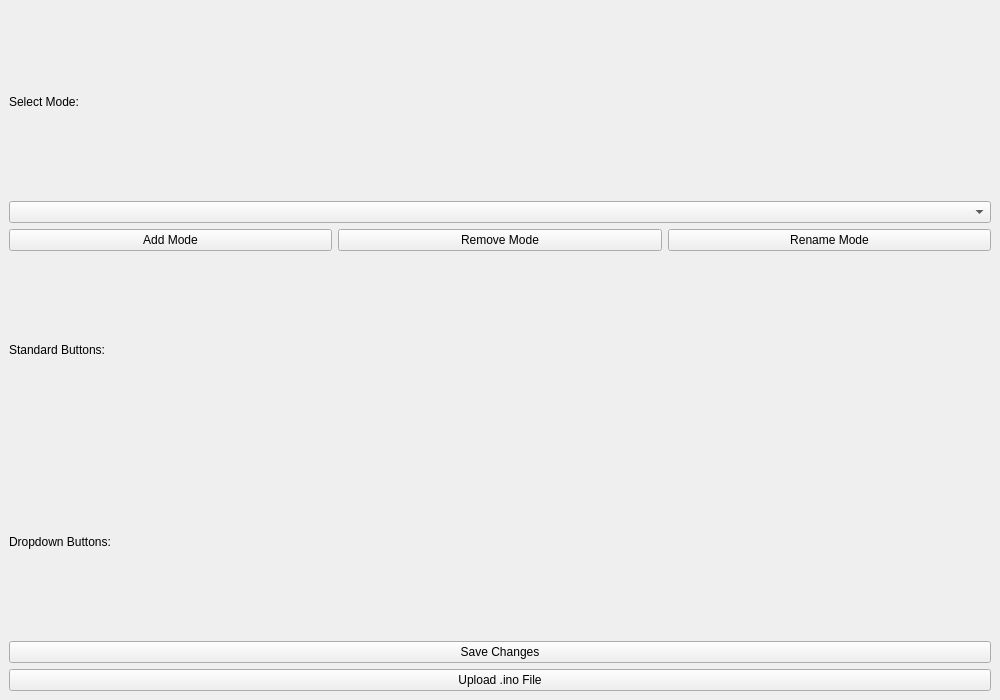
<?xml version="1.0" encoding="UTF-8"?>
<ui version="4.0">
 <class>ArduinoCodeGeneratorUI</class>
 <widget class="QMainWindow" name="ArduinoCodeGeneratorUI">
  <property name="geometry">
   <rect>
    <x>100</x>
    <y>100</y>
    <width>1000</width>
    <height>700</height>
   </rect>
  </property>
  <property name="windowTitle">
   <string>Arduino Code Generator</string>
  </property>
  <widget class="QWidget" name="centralwidget">
   <layout class="QVBoxLayout" name="mainLayout">
    <item>
     <widget class="QLabel" name="labelSelectMode">
      <property name="text">
       <string>Select Mode:</string>
      </property>
     </widget>
    </item>
    <item>
     <widget class="QComboBox" name="modeSelector"/>
    </item>
    <item>
     <layout class="QHBoxLayout" name="modeControlLayout">
      <item>
       <widget class="QPushButton" name="addModeButton">
        <property name="text">
         <string>Add Mode</string>
        </property>
       </widget>
      </item>
      <item>
       <widget class="QPushButton" name="removeModeButton">
        <property name="text">
         <string>Remove Mode</string>
        </property>
       </widget>
      </item>
      <item>
       <widget class="QPushButton" name="renameModeButton">
        <property name="text">
         <string>Rename Mode</string>
        </property>
       </widget>
      </item>
     </layout>
    </item>
    <item>
     <widget class="QLabel" name="labelStandardButtons">
      <property name="text">
       <string>Standard Buttons:</string>
      </property>
     </widget>
    </item>
    <item>
     <layout class="QGridLayout" name="standardButtonsLayout"/>
    </item>
    <item>
     <widget class="QLabel" name="labelDropdownButtons">
      <property name="text">
       <string>Dropdown Buttons:</string>
      </property>
     </widget>
    </item>
    <item>
     <layout class="QGridLayout" name="dropdownButtonsLayout"/>
    </item>
    <item>
     <widget class="QPushButton" name="saveButton">
      <property name="text">
       <string>Save Changes</string>
      </property>
     </widget>
    </item>
    <item>
     <widget class="QPushButton" name="generateButton">
      <property name="text">
       <string>Upload .ino File</string>
      </property>
     </widget>
    </item>
   </layout>
  </widget>
 </widget>
 <resources/>
 <connections/>
</ui>
